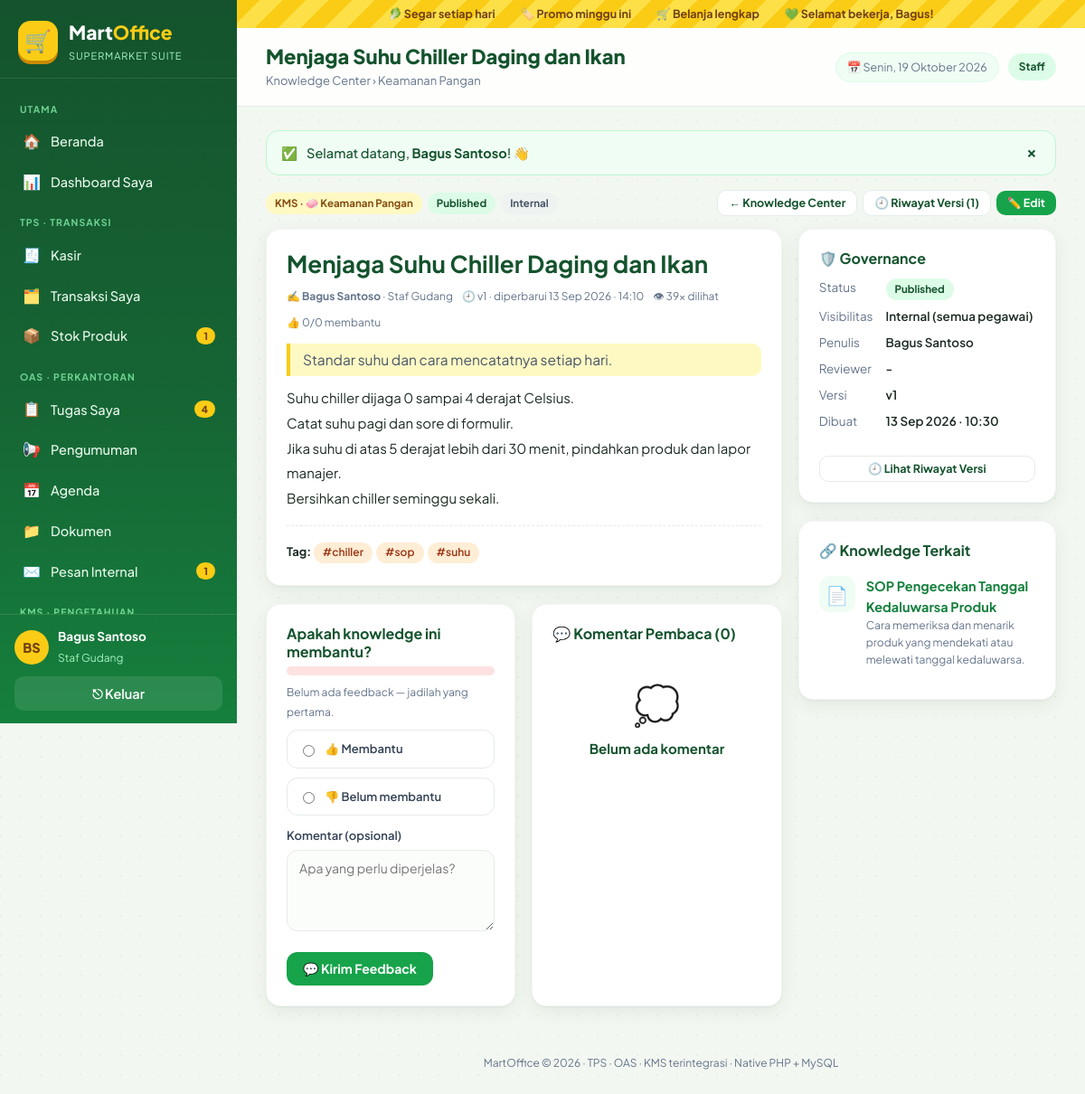
The app's page /kms/view.php?id=6 (signed in) with its own data.
### tables this page shows
CREATE TABLE pegawai (
  id        INT AUTO_INCREMENT PRIMARY KEY,
  nama      VARCHAR(80)  NOT NULL,
  username  VARCHAR(40)  NOT NULL UNIQUE,
  password  VARCHAR(255) NOT NULL,
  role      ENUM('admin','manajer','staff') NOT NULL,
  jabatan   VARCHAR(60)  NULL,
  aktif     TINYINT(1)   NOT NULL DEFAULT 1,
  dibuat    DATETIME     NOT NULL DEFAULT CURRENT_TIMESTAMP
);

CREATE TABLE artikel_kms (
  id              INT AUTO_INCREMENT PRIMARY KEY,
  judul           VARCHAR(150) NOT NULL,
  id_kategori     INT NOT NULL,
  ringkasan       VARCHAR(255) NOT NULL,
  isi             TEXT NOT NULL,
  id_penulis      INT NOT NULL,
  status          ENUM('menunggu_review','published','ditolak') NOT NULL DEFAULT 'menunggu_review',
  visibilitas     ENUM('internal','terbatas') NOT NULL DEFAULT 'internal',
  id_reviewer     INT NULL,
  catatan_review  VARCHAR(255) NULL,
  versi           INT NOT NULL DEFAULT 1,
  dilihat         INT NOT NULL DEFAULT 0,
  dibuat          DATETIME NOT NULL DEFAULT CURRENT_TIMESTAMP,
  diperbarui      DATETIME NOT NULL DEFAULT CURRENT_TIMESTAMP ON UPDATE CURRENT_TIMESTAMP,
  FOREIGN KEY (id_kategori) REFERENCES kategori_kms(id),
  FOREIGN KEY (id_penulis)  REFERENCES pegawai(id),
  FOREIGN KEY (id_reviewer) REFERENCES pegawai(id)
);

### includes/app.php (called while the page is built, shortened)
<?php
require_once __DIR__ . '/functions.php';
require_once __DIR__ . '/layout.php';
if (!empty($_SESSION['uid'])) {
    $GLOBALS['ME'] = row('SELECT id,nama,username,role,jabatan FROM pegawai WHERE id=? AND aktif=1', [(int) $_SESSION['uid']]);
}

### kms/view.php (the view, shortened to what this page needs)
<?php
require __DIR__ . '/../includes/app.php';
$boss = is_boss();
$id = (int) get('id');
$a = row('SELECT a.*,k.nama kn,k.ikon ki,p.nama pn,p.jabatan pj,r.nama rn FROM artikel_kms a JOIN kategori_kms k ON k.id=a.id_kategori
          JOIN pegawai p ON p.id=a.id_penulis LEFT JOIN pegawai r ON r.id=a.id_reviewer WHERE a.id=?', [$id]);
$milik = (int) $a['id_penulis'] === uid();
if ($a['status'] === 'published' && empty($_SESSION['dilihat'][$id])) {
    $a['dilihat']++;
}
$tags = tags_artikel($id);
$fb = row('SELECT COALESCE(SUM(membantu=1),0) ya, COUNT(*) total FROM feedback_kms WHERE id_artikel=?', [$id]);
$fbSaya = row('SELECT * FROM feedback_kms WHERE id_artikel=? AND id_pegawai=?', [$id, uid()]);
$komentar = rows("SELECT f.*,p.nama FROM feedback_kms f JOIN pegawai p ON p.id=f.id_pegawai WHERE f.id_artikel=? AND f.komentar IS NOT NULL AND f.komentar!='' ORDER BY f.dibuat DESC", [$id]);
$terkait = rows("SELECT id,judul,ringkasan FROM artikel_kms WHERE id_kategori=? AND id!=? AND status='published'" . ($boss ? '' : " AND visibilitas='internal'") . ' ORDER BY dilihat DESC LIMIT 3', [(int) $a['id_kategori'], $id]);
$jmlVersi = (int) val('SELECT COUNT(*) FROM artikel_versi WHERE id_artikel=?', [$id]);
$persen = $fb['total'] ? round($fb['ya'] / $fb['total'] * 100) : 0;
page_start($a['judul'], $a['status'] === 'menunggu_review' && $boss ? 'kms-review' : 'kms', 'Knowledge Center › ' . e($a['kn']));
?>
<div class="card-h">
  <div class="actions"><?= badge('KMS · ' . $a['ki'] . ' ' . $a['kn'], 'y') ?><?= status_badge($a['status']) ?><?= status_badge($a['visibilitas']) ?></div>
  <div class="actions">
    <a class="btn ghost sm" href="<?= url('kms/index.php') ?>">← Knowledge Center</a>
    <a class="btn ghost sm" href="<?= url('kms/versi.php?id=' . $id) ?>">🕘 Riwayat Versi (<?= $jmlVersi ?>)</a>
    <?php if ($boss || $milik): ?><a class="btn sm" href="<?= url('kms/tulis.php?id=' . $id) ?>">✏️ Edit</a><?php endif; ?>
  </div>
</div>
<div class="grid g-side">
  <div>
    <article class="card">
      <h2 style="font-size:26px;margin-bottom:10px"><?= e($a['judul']) ?></h2>
      <div class="kmeta" style="margin-bottom:14px">
        <span>✍️ <b><?= e($a['pn']) ?></b><?= $a['pj'] ? ' · ' . e($a['pj']) : '' ?></span>
        <span>🕘 v<?= $a['versi'] ?> · diperbarui <?= tgl($a['diperbarui']) ?></span>
        <span>👁 <?= angka($a['dilihat']) ?>x dilihat</span>
        <span>👍 <?= $fb['ya'] ?>/<?= $fb['total'] ?> membantu</span>
      </div>
      <p class="lead"><?= e($a['ringkasan']) ?></p>
      <div class="article-body"><?= e($a['isi']) ?></div>
      <?php if ($tags): ?><hr><b style="font-size:13px">Tag:</b> <?= tag_chips($tags) ?><?php endif; ?>
    </article>
    <?php if ($a['status'] === 'published'): ?>
    <div class="grid g2">
      <div class="card">
        <h3>Apakah knowledge ini membantu?</h3>
        <div class="fb-bar" title="<?= $persen ?>% membantu"><i style="width:<?= $persen ?>%"></i></div>
        <small><?= $fb['total'] ? $persen . '% dari ' . $fb['total'] . ' pembaca merasa terbantu' : 'Belum ada feedback — jadilah yang pertama.' ?></small>
        <form method="post" style="margin-top:10px">
          <div class="radio-row">
            <label class="radio-card"><input type="radio" name="membantu" value="1" <?= $fbSaya && $fbSaya['membantu'] ? 'checked' : '' ?> required> 👍 Membantu</label>
            <label class="radio-card"><input type="radio" name="membantu" value="0" <?= $fbSaya && !$fbSaya['membantu'] ? 'checked' : '' ?>> 👎 Belum membantu</label>
          </div>
          <label>Komentar (opsional)</label>
          <textarea name="komentar" rows="2" maxlength="255" placeholder="Apa yang perlu diperjelas?"><?= e($fbSaya['komentar'] ?? '') ?></textarea>
          <div class="form-actions"><button type="submit"><?= $fbSaya ? '🔄 Perbarui Feedback' : '💬 Kirim Feedback' ?></button></div>
        </form>
      </div>
      <div class="card">
        <h3>💬 Komentar Pembaca (<?= count($komentar) ?>)</h3>
        <?php if (!$komentar): echo empty_state('💭', 'Belum ada komentar');
        else: foreach ($komentar as $k): ?>
          <div class="comment"><span class="avatar"><?= e(inisial($k['nama'])) ?></span>
            <div><b><?= e($k['nama']) ?></b> <?= $k['membantu'] ? badge('👍 membantu', 'g') : badge('👎 belum', 'r') ?><br><?= e($k['komentar']) ?><br><small><?= lalu($k['dibuat']) ?></small></div></div>
        <?php endforeach; endif; ?>
      </div>
    </div>
    <?php endif; ?>
  </div>
  <aside>
    <div class="card">
      <h3>🛡️ Governance</h3>
      <dl class="meta-list" style="margin-top:12px">
        <dt>Status</dt><dd><?= status_badge($a['status']) ?></dd>
        <dt>Visibilitas</dt><dd><?= $a['visibilitas'] === 'internal' ? 'Internal (semua pegawai)' : 'Terbatas (manajemen)' ?></dd>
        <dt>Penulis</dt><dd><?= e($a['pn']) ?></dd>
        <dt>Reviewer</dt><dd><?= e($a['rn'] ?? '-') ?></dd>
        <dt>Versi</dt><dd>v<?= $a['versi'] ?></dd>
        <dt>Dibuat</dt><dd><?= tgl($a['dibuat']) ?></dd>
      </dl>
      <a class="btn ghost sm block" style="margin-top:14px" href="<?= url('kms/versi.php?id=' . $id) ?>">🕘 Lihat Riwayat Versi</a>
    </div>
    <?php if ($terkait): ?>
    <div class="card">
      <h3>🔗 Knowledge Terkait</h3>
      <div class="list" style="margin-top:6px"><?php foreach ($terkait as $t): ?>
        <div class="li"><span class="li-ic">📄</span><div class="li-body"><b><a href="<?= url('kms/view.php?id=' . $t['id']) ?>"><?= e($t['judul']) ?></a></b><small><?= e($t['ringkasan']) ?></small></div></div>
      <?php endforeach; ?></div>
    </div>
    <?php endif; ?>
  </aside>
</div>
<?php page_end();

### includes/layout.php (shortened to what this page needs)
<?php
function menu_items(string $active = ''): array
{
    $r = role();
    $all = ['admin', 'manajer', 'staff'];
    $boss = ['admin', 'manajer'];
    $uid = uid();
    $unread  = (int) val('SELECT COUNT(*) FROM pesan WHERE id_penerima=? AND dibaca=0', [$uid]);
    $review  = in_array($r, $boss) ? (int) val("SELECT COUNT(*) FROM artikel_kms WHERE status='menunggu_review'") : 0;
    $tugas   = $r === 'staff'
        ? (int) val("SELECT COUNT(*) FROM tugas WHERE id_staff=? AND status!='selesai'", [$uid])
        : (int) val("SELECT COUNT(*) FROM tugas WHERE status!='selesai'");
    $menipis = (int) val('SELECT COUNT(*) FROM produk WHERE aktif=1 AND stok<?', [STOK_MIN]);
    $groups = [
        ['Utama', [
            ['beranda', '🏠', 'Beranda', 'beranda.php', $all, 0],
            ['dashboard', '📊', 'Dashboard Saya', home_url(), $all, 0],
            ['mis', '📈', 'MIS · Kinerja Perusahaan', 'mis/index.php', ['manajer'], 0],
        ]],
        ['TPS · Transaksi', [
            ['kasir', '🧾', 'Kasir', 'tps/kasir.php', ['admin', 'staff'], 0],
            ['transaksi', '🗂️', $r === 'staff' ? 'Transaksi Saya' : 'Riwayat Transaksi', 'tps/transaksi.php', $all, 0],
            ['produk', '📦', $r === 'admin' ? 'Produk & Stok' : 'Stok Produk', 'tps/produk.php', $all, $menipis],
            ['laporan', '📊', 'Laporan Penjualan', 'tps/laporan.php', $boss, 0],
        ]],
        ['OAS · Perkantoran', [
            ['tugas', '📋', $r === 'staff' ? 'Tugas Saya' : 'Tugas Staff', 'oas/tugas.php', $all, $tugas],
            ['pengumuman', '📢', 'Pengumuman', 'oas/pengumuman.php', $all, 0],
            ['agenda', '📅', 'Agenda', 'oas/agenda.php', $all, 0],
            ['dokumen', '📁', 'Dokumen', 'oas/dokumen.php', $all, 0],
            ['pesan', '✉️', 'Pesan Internal', 'oas/pesan.php', $all, $unread],
        ]],
        ['KMS · Pengetahuan', [
            ['kms', '📚', 'Knowledge Center', 'kms/index.php', $all, 0],
            ['kms-tulis', '✍️', 'Tulis Knowledge', 'kms/tulis.php', $all, 0],
            ['kms-review', '📝', 'Review Knowledge', 'kms/index.php?tab=review', $boss, $review],
            ['kms-kategori', '🏷️', 'Kategori KMS', 'kms/kategori.php', $boss, 0],
        ]],
        ['Master', [
            ['users', '👥', 'User & Role', 'admin/users.php', ['admin'], 0],
        ]],
    ];
    $out = [];
    foreach ($groups as [$label, $items]) {
        $items = array_values(array_filter($items, fn($i) => in_array($r, $i[4], true)));
        if ($items) $out[] = [$label, $items];
    }
    return $out;
}
function page_start(string $title, string $active = '', string $subtitle = ''): void
{
    $u = me();
    ?><!doctype html>
<html lang="id">
<head>
<link rel="stylesheet" href="<?= url('assets/css/style.css') ?>">
</head>
<body>
<div class="shell">
  <aside class="side<?= strncmp($active, 'mis', 3) === 0 ? ' compact' : '' ?>" id="side">
    <a class="brand" href="<?= url('beranda.php') ?>">
      <span class="logo">🛒</span>
      <span><b>Mart</b><i>Office</i><small><?= strncmp($active, 'mis', 3) === 0 ? 'Management Info System' : 'Supermarket Suite' ?></small></span>
    </a>
    <nav class="menu">
      <?php foreach (menu_items($active) as [$label, $items]): ?>
        <div class="menu-label"><?= e($label) ?></div>
        <?php foreach ($items as [$key, $ic, $text, $href, , $count]): ?>
          <a href="<?= url($href) ?>" class="<?= $key === $active ? 'on' : '' ?>">
            <span class="mi"><?= $ic ?></span><span class="mt"><?= e($text) ?></span>
            <?php if ($count > 0): ?><span class="count"><?= $count ?></span><?php endif; ?>
          </a>
        <?php endforeach; ?>
      <?php endforeach; ?>
    </nav>
    <div class="side-foot">
      <div class="me">
        <span class="avatar"><?= e(inisial($u['nama'])) ?></span>
        <div><b><?= e($u['nama']) ?></b><small><?= e($u['jabatan'] ?: ucfirst($u['role'])) ?></small></div>
      </div>
      <a class="logout" href="<?= url('logout.php') ?>">⎋ Keluar</a>
    </div>
  </aside>
  <div class="main">
    <div class="promo-strip">
      <span>🥬 Segar setiap hari</span><span>🏷️ Promo minggu ini</span><span>🛒 Belanja lengkap</span><span>💚 Selamat bekerja, <?= e(explode(' ', $u['nama'])[0]) ?>!</span>
    </div>
    <header class="topbar">
      <div class="tb-title">
        <h1><?= e($title) ?></h1>
        <?php if ($subtitle): ?><p><?= $subtitle ?></p><?php endif; ?>
      </div>
      <div class="tb-right">
        <span class="today">📅 <?= tgl_panjang() ?></span>
        <span class="role-pill <?= e($u['role']) ?>"><?= e(ucfirst($u['role'])) ?></span>
      </div>
    </header>
    <main class="content">
      <?= render_flash() ?>
<?php
}
function page_end(): void
{
    ?>
    </main>
    <footer class="foot"><?= APP_NAME ?> © <?= date('Y') ?> · TPS · OAS · KMS terintegrasi · Native PHP + MySQL</footer>
  </div>
</div>
</body>
</html>
<?php
}

### records on screen
pegawai: nama "BS", nama "Bagus Santoso", jabatan "Staf Gudang", nama "Bagus", role "Staff"
artikel_kms: judul "Menjaga Suhu Chiller Daging dan Ikan", id_penulis.nama "Bagus Santoso", id_penulis.jabatan "Staf Gudang", versi "1", diperbarui "13 Sep 2026 · 14:10", ringkasan "Standar suhu dan cara mencatatnya setiap hari.", isi "Suhu chiller dijaga 0 sampai 4 derajat Celsius. Catat suhu pagi dan sore di formulir. Jika suhu di atas 5 derajat lebih dari 30 menit, pindahkan produk dan lapor manajer. Bersihkan chiller seminggu sekali.", dibuat "13 Sep 2026 · 10:30"
artikel_kms: judul "SOP Pengecekan Tanggal Kedaluwarsa Produk", ringkasan "Cara memeriksa dan menarik produk yang mendekati atau melewati tanggal kedaluwarsa."

### other values on screen
$label "UTAMA"
$ic "🏠"
$text "Beranda"
$ic "📊"
$text "Dashboard Saya"
$label "TPS · TRANSAKSI"
$ic "🧾"
$text "Kasir"
$ic "🗂️"
$text "Transaksi Saya"
$ic "📦"
$text "Stok Produk"
$count "1"
$label "OAS · PERKANTORAN"
$ic "📋"
